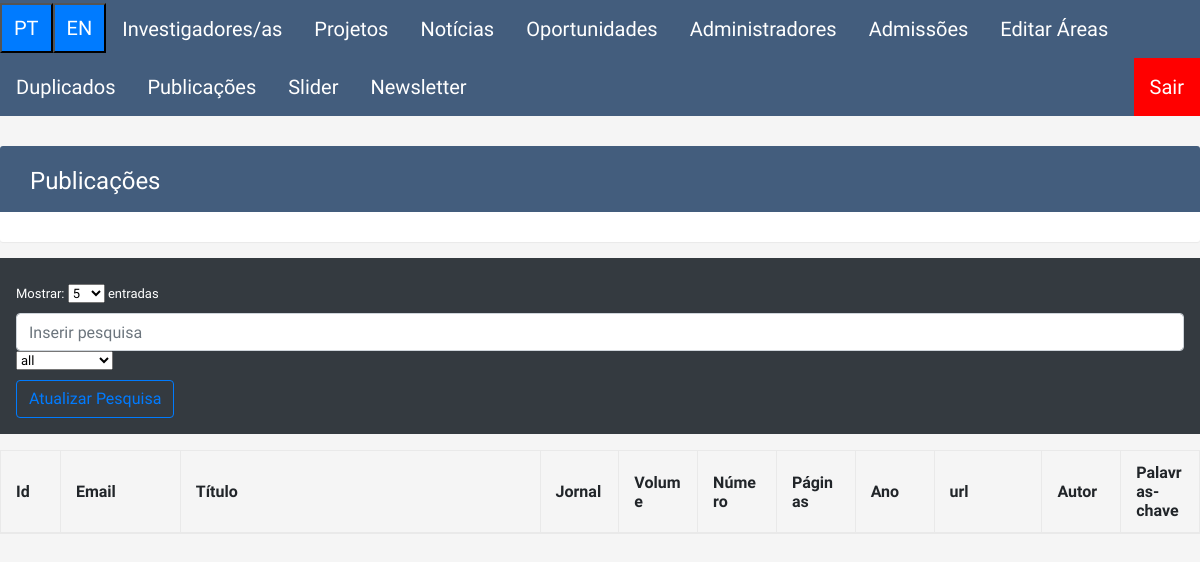
The page /backoffice/publicacoes/index.php (signed in) on the database as committed earlier.
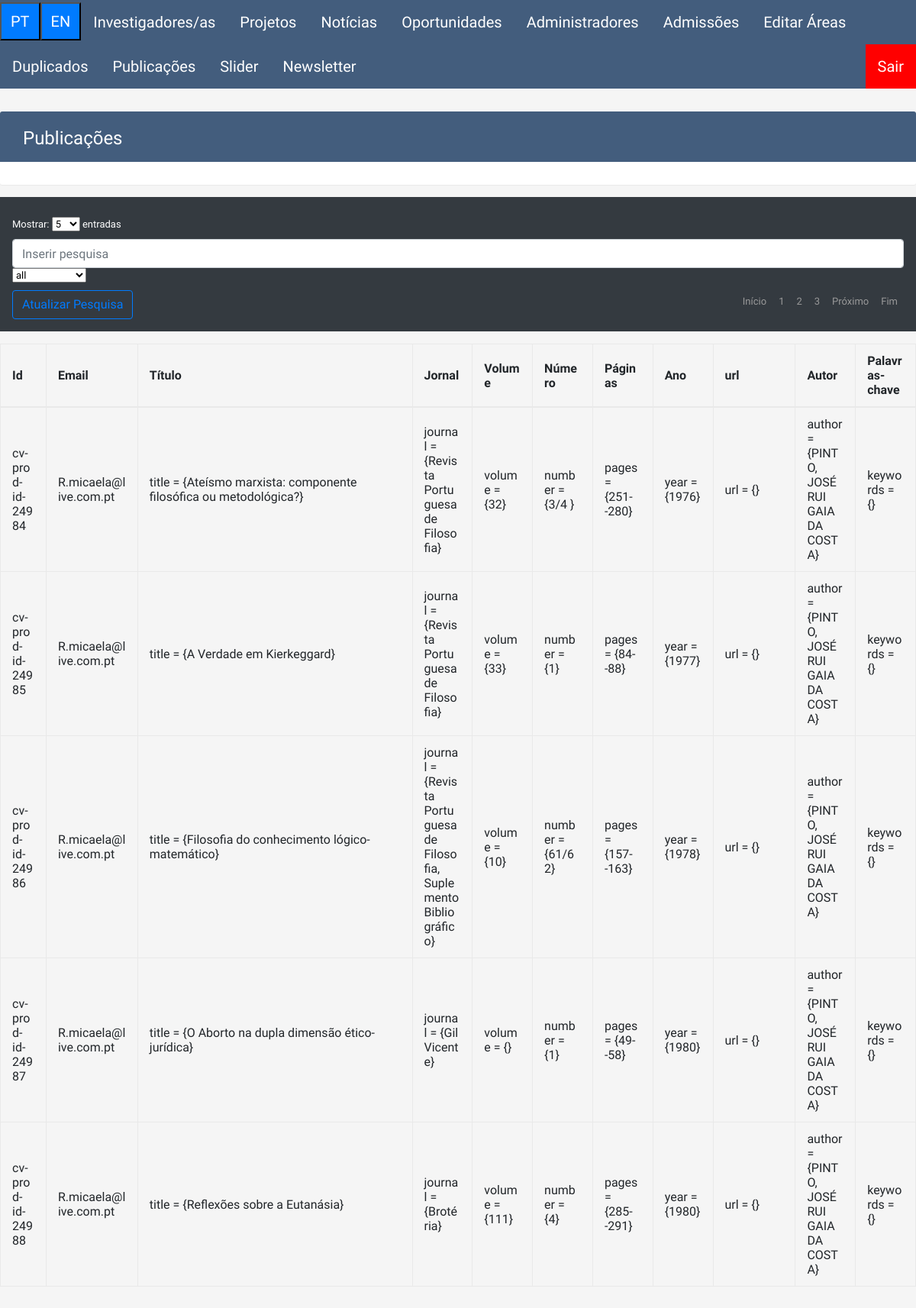
The same page on the database as committed later.
### tables this page shows
CREATE TABLE `publicacoes` (
  `idPublicacao` varchar(50) NOT NULL,
  `dados` text NOT NULL,
  `data` date DEFAULT NULL,
  `pais` varchar(100) DEFAULT NULL,
  `cidade` varchar(100) DEFAULT NULL,
  `tipo` varchar(100) NOT NULL,
  `visivel` tinyint(1) NOT NULL
);

CREATE TABLE `investigadores` (
  `id` int(11) NOT NULL,
  `nome` varchar(100) NOT NULL,
  `email` varchar(100) NOT NULL,
  `ciencia_id` varchar(100) NOT NULL,
  `sobre` mediumtext NOT NULL,
  `sobre_en` mediumtext NOT NULL,
  `tipo` varchar(100) NOT NULL,
  `fotografia` varchar(100) NOT NULL,
  `areasdeinteresse` mediumtext NOT NULL,
  `areasdeinteresse_en` mediumtext NOT NULL,
  `orcid` varchar(255) NOT NULL,
  `scholar` varchar(255) NOT NULL,
  `research_gate` varchar(255) NOT NULL,
  `scopus_id` varchar(255) NOT NULL,
  `password` varchar(255) NOT NULL,
  `ultimologin` datetime DEFAULT NULL
);

### backoffice/publicacoes/index.php (the view, shortened to what the changed rows need)
<?php
require "../config/basedados.php";
$limit = isset($_GET['limit']) ? $_GET['limit'] : 5;
$page = isset($_GET['page']) ? $_GET['page'] : 1;
$start = ($page - 1) * $limit;
$searchTerm = isset($_GET['search']) ? $_GET['search'] : '';
$searchField = isset($_GET['search_field']) ? $_GET['search_field'] : 'all';
$searchCondition = '';
$conditions = array_filter(array($searchCondition));
$whereClause = implode(" AND ", $conditions);
$whereClause = $whereClause ? "WHERE $whereClause" : "";
$sql = "SELECT idPublicacao as id, i.email as email, REGEXP_SUBSTR(dados, 'title = {(.*?)}') as title,
REGEXP_SUBSTR(dados, 'journal = {(.*?)}') as journal,
REGEXP_SUBSTR(dados, 'volume = {(.*?)}') as volume,
REGEXP_SUBSTR(dados, 'number = {(.*?)}') as pnumber,
REGEXP_SUBSTR(dados, 'pages = {(.*?)}') as pages,
REGEXP_SUBSTR(dados, 'year = {(.*?)}') as pyear,
REGEXP_SUBSTR(dados, 'url = {(.*?)}') as purl,
REGEXP_SUBSTR(dados, 'author = {(.*?)}') as author,
REGEXP_SUBSTR(dados, 'keywords = {(.*?)}') as keywords
FROM publicacoes AS p
JOIN publicacoes_investigadores AS pi2 ON p.idPublicacao = pi2.publicacao
JOIN investigadores AS i ON pi2.investigador = i.id
                $whereClause
                LIMIT $start, $limit";
$result = mysqli_query($conn, $sql);
$countQuery = "SELECT COUNT(*) AS total FROM publicacoes";
$countResult = $conn->query($countQuery);
$row = $countResult->fetch_assoc();
$total = $row['total'];
$totalPages = ceil($total / $limit);
$pagination = '';
if ($totalPages > 1) {
  $pagination .= '<ul class="pagination">';
  $next = min($page + 1, $totalPages);
  $pagination .= '<li><a href="?limit=' . $limit . '&page=1&search=' . urlencode($searchTerm) . '&search_field=' . $searchField . '">Início</a></li>';
  for ($i = max(1, $page - 2); $i <= min($page + 2, $totalPages); $i++) {
    $pagination .= '<li><a href="?limit=' . $limit . '&page=' . $i . '&search=' . urlencode($searchTerm) . '&search_field=' . $searchField . '">' . $i . '</a></li>';
  }
  if ($page < $totalPages) {
    $pagination .= '<li><a href="?limit=' . $limit . '&page=' . $next . '&search=' . urlencode($searchTerm) . '&search_field=' . $searchField . '">Próximo</a></li>';
  }
  $pagination .= '<li><a href="?limit=' . $limit . '&page=' . $totalPages . '&search=' . urlencode($searchTerm) . '&search_field=' . $searchField . '">Fim</a></li>';
  $pagination .= '</ul>';
}
?>
<link rel="stylesheet" href="https://stackpath.bootstrapcdn.com/bootstrap/4.5.0/css/bootstrap.min.css">
<link rel="stylesheet" href="https://maxcdn.bootstrapcdn.com/font-awesome/4.7.0/css/font-awesome.min.css">
<div class="container-xxl">
  <div class="container-xxl">
    <div class="table-responsive">
      <div class="table-wrapper">
        <div class="table-title">
          <div class="row">
            <div class="col-sm-6">
              <h2 data-translation='publications-title'>Publicações</h2>
            </div>
          </div>
        </div>
      </div>
      <form action="" method="get">
        <div class="container-xxl p-3 my-3 bg-dark text-white" style="padding:10px">
          <div style="padding-top:10px">
            <?php echo $pagination; ?>
          </div>
      </form>
    </div>
    <table id="resizeMe" class="table" style="width:100%; table-layout:fixed; word-wrap:break-word;" class="table table-striped table-hover">
      <thead>
        <tr style="width:100%">
          <th style="width:5%">Id</th>
          <th style="width:10%">Email</th>
          <th style="width:30%" data-translation='publications-table-title'>Title</th>
          <th data-translation='publications-table-journal'>Journal</th>
          <th >Volume</th>
          <th data-translation='publications-table-number'>Number</th>
          <th data-translation='publications-table-pages'>Pages</th>
          <th data-translation='publications-table-year'>Year</th>
          <th style="width:9%">url</th>
          <th data-translation='publications-table-author'>Author</th>
          <th data-translation='publications-table-keywords'>Keywords</th>
        </tr>
      </thead>
      <tbody>
        <?php
        if (mysqli_num_rows($result) > 0) {
          while ($row = mysqli_fetch_assoc($result)) {
            echo "<tr>";
            echo "<td>" . $row["id"] . "</td>";
            echo "<td>" . $row["email"] . "</td>";
            echo "<td>" . $row["title"] . "</td>";
            echo "<td>" . $row["journal"] . "</td>";
            echo "<td>" . $row["volume"] . "</td>";
            echo "<td>" . $row["pnumber"] . "</td>";
            echo "<td>" . $row["pages"] . "</td>";
            echo "<td>" . $row["pyear"] . "</td>";
            echo "<td>" . $row["purl"] . "</td>";
            echo "<td>" . $row["author"] . "</td>";
            echo "<td>" . $row["keywords"] . "</td>";
            echo "</tr>";
          }
        }
        ?>
      </tbody>
    </table>
  </div>
</div>

Rows that differ between the two databases and show on the page:
added publicacoes: idPublicacao "cv-prod-id-24984", investigadores.email "R.micaela@live.com.pt", title "title = {Ateísmo marxista: componente filosófica ou metodológica?}", journal "journal = {Revista Portuguesa de Filosofia}", volume "volume = {32}", pnumber "number = {3/4 }", pages "pages = {251--280}", pyear "year = {1976}", purl "url = {}", author "author = {PINTO, JOSÉ RUI GAIA DA COSTA}", keywords "keywords = {}"
added publicacoes: idPublicacao "cv-prod-id-24985", investigadores.email "R.micaela@live.com.pt", title "title = {A Verdade em Kierkeggard}", journal "journal = {Revista Portuguesa de Filosofia}", volume "volume = {33}", pnumber "number = {1}", pages "pages = {84--88}", pyear "year = {1977}", purl "url = {}", author "author = {PINTO, JOSÉ RUI GAIA DA COSTA}", keywords "keywords = {}"
added publicacoes: idPublicacao "cv-prod-id-24986", investigadores.email "R.micaela@live.com.pt", title "title = {Filosofia do conhecimento lógico-matemático}", journal "journal = {Revista Portuguesa de Filosofia, Suplemento Bibliográfico}", volume "volume = {10}", pnumber "number = {61/62}", pages "pages = {157--163}", pyear "year = {1978}", purl "url = {}", author "author = {PINTO, JOSÉ RUI GAIA DA COSTA}", keywords "keywords = {}"
added publicacoes: idPublicacao "cv-prod-id-24987", investigadores.email "R.micaela@live.com.pt", title "title = {O Aborto na dupla dimensão ético-jurídica}", journal "journal = {Gil Vicente}", volume "volume = {}", pnumber "number = {1}", pages "pages = {49--58}", pyear "year = {1980}", purl "url = {}", author "author = {PINTO, JOSÉ RUI GAIA DA COSTA}", keywords "keywords = {}"
added publicacoes: idPublicacao "cv-prod-id-24988", investigadores.email "R.micaela@live.com.pt", title "title = {Reflexões sobre a Eutanásia}", journal "journal = {Brotéria}", volume "volume = {111}", pnumber "number = {4}", pages "pages = {285--291}", pyear "year = {1980}", purl "url = {}", author "author = {PINTO, JOSÉ RUI GAIA DA COSTA}", keywords "keywords = {}"
Other text that changed with them:
text now shown: "Início Próximo Fim"
new list line: "1"
new list line: "2"
new list line: "3"
